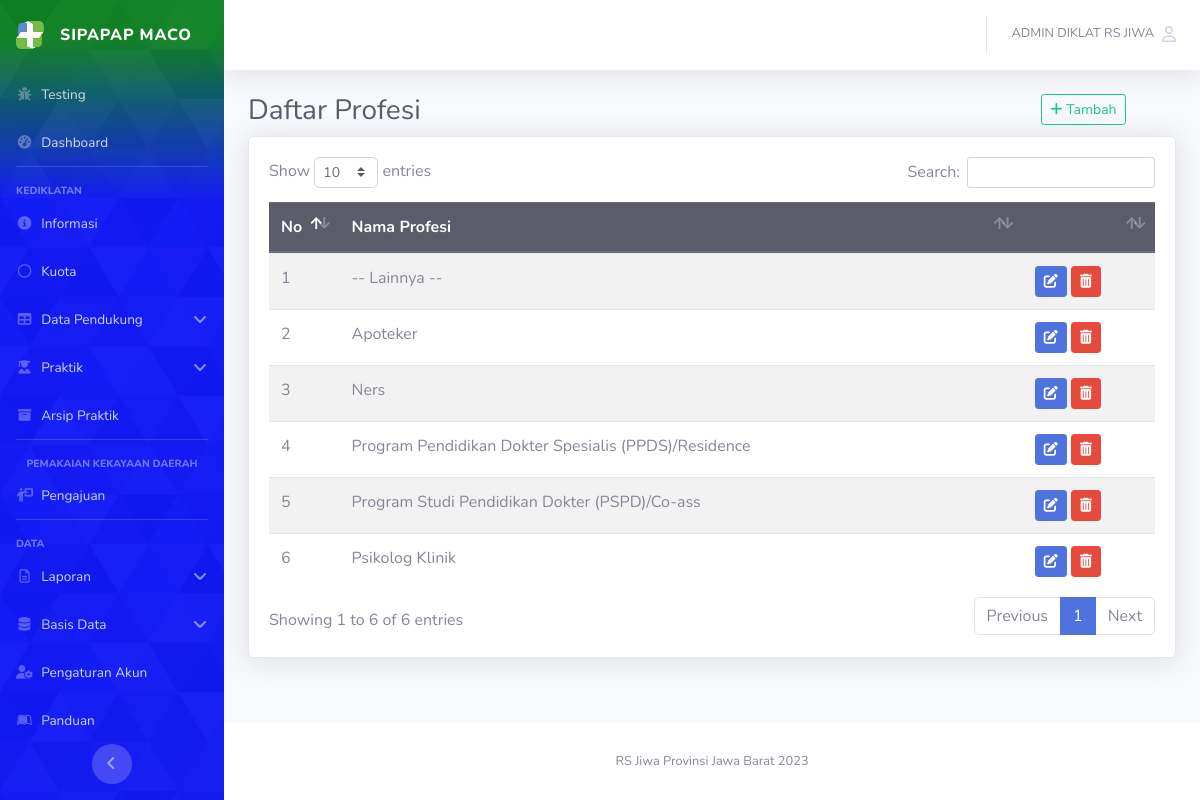
/?pfs (signed in), run on the app's committed database.
### tables this page shows
CREATE TABLE `tb_profesi_pdd` (
  `id_profesi_pdd` int(11) NOT NULL,
  `id_jurusan_pdd` int(11) NOT NULL,
  `nama_profesi_pdd` text NOT NULL
);

### _admin/view/v_profesi.php (the view, shortened to what this page needs)
<div class="container-fluid">
    <div class="row">
        <div class="col-lg-10">
            <h1 class="h3 mb-2 text-gray-800">Daftar Profesi</h1>
        </div>
        <div class="col-lg-2">
            <a class='btn btn-outline-success btn-sm' href='#' data-toggle='modal' data-target='#pfs_i_m'>
                <i class="fas fa-plus"></i> Tambah
            </a>
        </div>
    </div>
    <div class="card shadow mb-4">
        <div class="card-body">
            <div class="table-responsive">
                <?php
                $sql_profesi_pdd = "SELECT * FROM tb_profesi_pdd order by nama_profesi_pdd ASC";
                $q_profesi_pdd = $conn->query($sql_profesi_pdd);
                $r_profesi_pdd = $q_profesi_pdd->rowCount();
                if ($r_profesi_pdd > 0) {
                ?>
                    <table class='table table-striped' id="dataTable">
                        <thead class="thead-dark">
                            <tr>
                                <th scope='col'>No</th>
                                <th>Nama Profesi</th>
                                <th></th>
                            </tr>
                        </thead>
                        <tbody>
                            <?php
                            $no = 1;
                            while ($d_profesi_pdd = $q_profesi_pdd->fetch(PDO::FETCH_ASSOC)) {
                            ?>
                                <tr>
                                    <td><?= $no; ?></td>
                                    <td><?= $d_profesi_pdd['nama_profesi_pdd']; ?></td>
                                    <td>
                                        <a title="Ubah" class='btn btn-primary btn-sm' href='#' data-toggle='modal' data-target='<?= "#pfs_u_m" . $d_profesi_pdd['id_profesi_pdd']; ?>'>
                                            <i class="fas fa-edit"></i>
                                        </a>
                                        <a title="Hapus" class='btn btn-danger btn-sm' href='#' data-toggle='modal' data-target='<?= "#pfs_d_m" . $d_profesi_pdd['id_profesi_pdd']; ?>'>
                                            <i class="fas fa-trash-alt"></i>
                                        </a>
                                    </td>
                                    <?php $no++; ?>
                                </tr>
                            <?php
                            }
                            ?>
                        </tbody>
                    </table>
            </div>
        <?php
                } else {
        ?>
            <h3 class="text-center text-justify"> Data Profesi Tidak Ada</h3>
        <?php
                }
        ?>
        </div>
    </div>
</div>

### _add-ons/cssCustom.css (style rules this page uses)
.bg-sipapapmaco-abstrack1 { background-color: #5B8BCC; background-attachment: fixed; background-size: cover; }
#dataTable { width:100% !important; }
table { width: 100% !important; }

### data on the page
tb_profesi_pdd: nama_profesi_pdd "-- Lainnya --"
tb_profesi_pdd: nama_profesi_pdd "Apoteker"
tb_profesi_pdd: nama_profesi_pdd "Ners"
tb_profesi_pdd: nama_profesi_pdd "Program Pendidikan Dokter Spesialis (PPDS)/Residence"
tb_profesi_pdd: nama_profesi_pdd "Program Studi Pendidikan Dokter (PSPD)/Co-ass"
tb_profesi_pdd: nama_profesi_pdd "Psikolog Klinik"

### other printed values
$_SESSION['nama_user'] "ADMIN DIKLAT RS JIWA"
